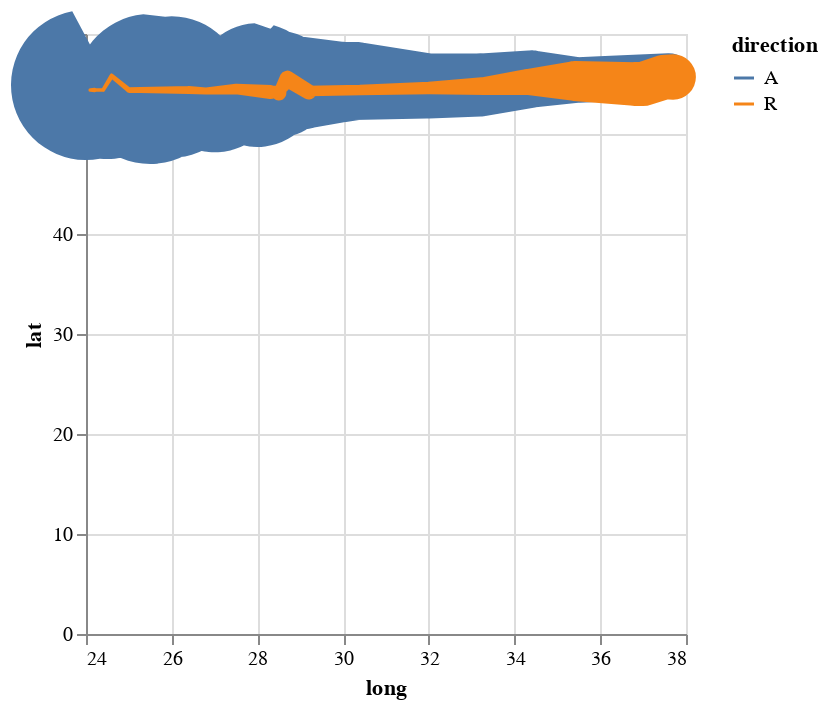

Source (notebook cell):
### Code cell
# Sort troops data
troops_chart = alt.Chart(troops).mark_trail().encode(
    x='long:Q',
    y='lat:Q',
    size=alt.Size('survivors', scale=alt.Scale(range=[1, 75]), legend=None),
    color=alt.Color('direction')
)
troops_chart.save("troops_first_try.html")
troops_chart

### Figure 1 — Vega-Lite specification as saved in the notebook (floating-point values rounded to 4 significant figures)
{"config": {"view": {"continuousWidth": 300, "continuousHeight": 300}}, "data": {"name": "data-1a56e3ca3510ad9dc25f942d7625f912"}, "mark": {"type": "trail"}, "encoding": {"color": {"field": "direction", "type": "nominal"}, "size": {"field": "survivors", "legend": null, "scale": {"range": [1, 75]}, "type": "quantitative"}, "x": {"field": "long", "type": "quantitative"}, "y": {"field": "lat", "type": "quantitative"}}, "$schema": "https://vega.github.io/schema/vega-lite/v5.14.1.json", "datasets": {"data-1a56e3ca3510ad9dc25f942d7625f912": [{"long": 24.0, "lat": 55.2, "survivors": 22000, "direction": "A", "division": 3}, {"long": 24.5, "lat": 55.3, "survivors": 22000, "direction": "A", "division": 3}, {"long": 24.6, "lat": 55.8, "survivors": 6000, "direction": "A", "division": 3}, {"long": 24.6, "lat": 55.8, "survivors": 6000, "direction": "R", "division": 3}, {"long": 24.2, "lat": 54.4, "survivors": 6000, "direction": "R", "division": 3}, {"long": 24.1, "lat": 54.4, "survivors": 6000, "direction": "R", "division": 3}, {"long": 24.0, "lat": 55.1, "survivors": 60000, "direction": "A", "division": 2}, {"long": 24.5, "lat": 55.2, "survivors": 60000, "direction": "A", "division": 2}, {"long": 25.5, "lat": 54.7, "survivors": 60000, "direction": "A", "division": 2}, {"long": 26.6, "lat": 55.7, "survivors": 40000, "direction": "A", "division": 2}, {"long": 27.4, "lat": 55.6, "survivors": 33000, "direction": "A", "division": 2}, {"long": 28.7, "lat": 55.5, "survivors": 33000, "direction": "A", "division": 2}, {"long": 28.7, "lat": 55.5, "survivors": 33000, "direction": "R", "division": 2}, {"long": 29.2, "lat": 54.2, "survivors": 30000, "direction": "R", "division": 2}, {"long": 28.5, "lat": 54.1, "survivors": 30000, "direction": "R", "division": 2}, {"long": 28.3, "lat": 54.2, "survivors": 28000, "direction": "R", "division": 2}, {"long": 24.0, "lat": 54.9, "survivors": 340000, "direction": "A", "division": 1}, {"long": 24.5, "lat": 55.0, "survivors": 340000, "direction": "A", "division": 1}, {"long": 25.5, "lat": 54.5, "survivors": 340000, "direction": "A", "division": 1}, {"long": 26.0, "lat": 54.7, "survivors": 320000, "direction": "A", "division": 1}, {"long": 27.0, "lat": 54.8, "survivors": 300000, "direction": "A", "division": 1}, {"long": 28.0, "lat": 54.9, "survivors": 280000, "direction": "A", "division": 1}, {"long": 28.5, "lat": 55.0, "survivors": 240000, "direction": "A", "division": 1}, {"long": 29.0, "lat": 55.1, "survivors": 210000, "direction": "A", "division": 1}, {"long": 30.0, "lat": 55.2, "survivors": 180000, "direction": "A", "division": 1}, {"long": 30.3, "lat": 55.3, "survivors": 175000, "direction": "A", "division": 1}, {"long": 32.0, "lat": 54.8, "survivors": 145000, "direction": "A", "division": 1}, {"long": 33.2, "lat": 54.9, "survivors": 140000, "direction": "A", "division": 1}, {"long": 34.4, "lat": 55.5, "survivors": 127100, "direction": "A", "division": 1}, {"long": 35.5, "lat": 55.4, "survivors": 100000, "direction": "A", "division": 1}, {"long": 36.0, "lat": 55.5, "survivors": 100000, "direction": "A", "division": 1}, {"long": 37.6, "lat": 55.8, "survivors": 100000, "direction": "A", "division": 1}, {"long": 37.7, "lat": 55.7, "survivors": 100000, "direction": "R", "division": 1}, {"long": 37.5, "lat": 55.7, "survivors": 98000, "direction": "R", "division": 1}, {"long": 37.0, "lat": 55.0, "survivors": 97000, "direction": "R", "division": 1}, {"long": 36.8, "lat": 55.0, "survivors": 96000, "direction": "R", "division": 1}, {"long": 35.4, "lat": 55.3, "survivors": 87000, "direction": "R", "division": 1}, {"long": 34.3, "lat": 55.2, "survivors": 55000, "direction": "R", "division": 1}, {"long": 33.3, "lat": 54.8, "survivors": 37000, "direction": "R", "division": 1}, {"long": 32.0, "lat": 54.6, "survivors": 24000, "direction": "R", "division": 1}, {"long": 30.4, "lat": 54.4, "survivors": 20000, "direction": "R", "division": 1}, {"long": 29.2, "lat": 54.3, "survivors": 20000, "direction": "R", "division": 1}, {"long": 28.5, "lat": 54.2, "survivors": 20000, "direction": "R", "division": 1}, {"long": 28.3, "lat": 54.3, "survivors": 20000, "direction": "R", "division": 1}, {"long": 27.5, "lat": 54.5, "survivors": 20000, "direction": "R", "division": 1}, {"long": 26.4, "lat": 54.4, "survivors": 14000, "direction": "R", "division": 1}, {"long": 26.8, "lat": 54.3, "survivors": 12000, "direction": "R", "division": 1}, {"long": 25.0, "lat": 54.4, "survivors": 8000, "direction": "R", "division": 1}, {"long": 24.4, "lat": 54.4, "survivors": 4000, "direction": "R", "division": 1}, {"long": 24.2, "lat": 54.4, "survivors": 4000, "direction": "R", "division": 1}, {"long": 24.1, "lat": 54.4, "survivors": 4000, "direction": "R", "division": 1}]}}
